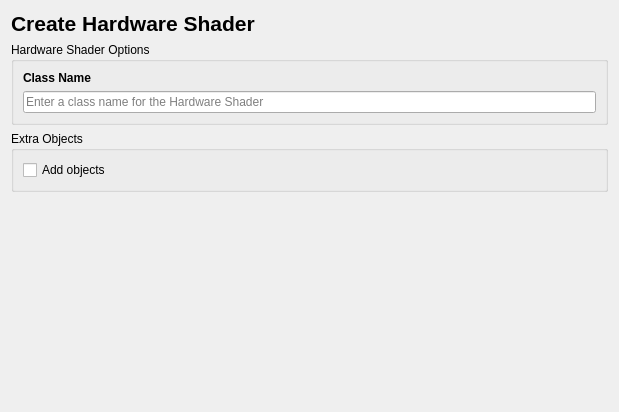
<?xml version="1.0" encoding="UTF-8"?>
<ui version="4.0">
 <class>HWShaderPage</class>
 <widget class="QWidget" name="HWShaderPage">
  <property name="geometry">
   <rect>
    <x>0</x>
    <y>0</y>
    <width>619</width>
    <height>412</height>
   </rect>
  </property>
  <property name="windowTitle">
   <string>Form</string>
  </property>
  <layout class="QVBoxLayout" name="verticalLayout">
   <item>
    <layout class="QGridLayout" name="gridLayout">
     <item row="0" column="0">
      <widget class="QLabel" name="lbl_title">
       <property name="font">
        <font>
         <pointsize>16</pointsize>
         <weight>75</weight>
         <bold>true</bold>
        </font>
       </property>
       <property name="text">
        <string>Create Hardware Shader</string>
       </property>
      </widget>
     </item>
     <item row="1" column="0">
      <widget class="QGroupBox" name="gbx_hwOptions">
       <property name="title">
        <string>Hardware Shader Options</string>
       </property>
       <layout class="QVBoxLayout" name="verticalLayout_2">
        <item>
         <widget class="QLabel" name="lbl_className">
          <property name="font">
           <font>
            <weight>75</weight>
            <bold>true</bold>
           </font>
          </property>
          <property name="text">
           <string>Class Name</string>
          </property>
         </widget>
        </item>
        <item>
         <widget class="QLineEdit" name="line_className">
          <property name="placeholderText">
           <string>Enter a class name for the Hardware Shader</string>
          </property>
         </widget>
        </item>
       </layout>
      </widget>
     </item>
     <item row="2" column="0">
      <widget class="QGroupBox" name="gbx_extraObjs">
       <property name="title">
        <string>Extra Objects</string>
       </property>
       <layout class="QVBoxLayout" name="verticalLayout_3">
        <item>
         <widget class="QCheckBox" name="cbx_addObjs">
          <property name="text">
           <string>Add objects</string>
          </property>
         </widget>
        </item>
       </layout>
      </widget>
     </item>
    </layout>
   </item>
   <item>
    <spacer name="verticalSpacer">
     <property name="orientation">
      <enum>Qt::Vertical</enum>
     </property>
     <property name="sizeHint" stdset="0">
      <size>
       <width>20</width>
       <height>40</height>
      </size>
     </property>
    </spacer>
   </item>
  </layout>
 </widget>
 <resources/>
 <connections/>
</ui>
